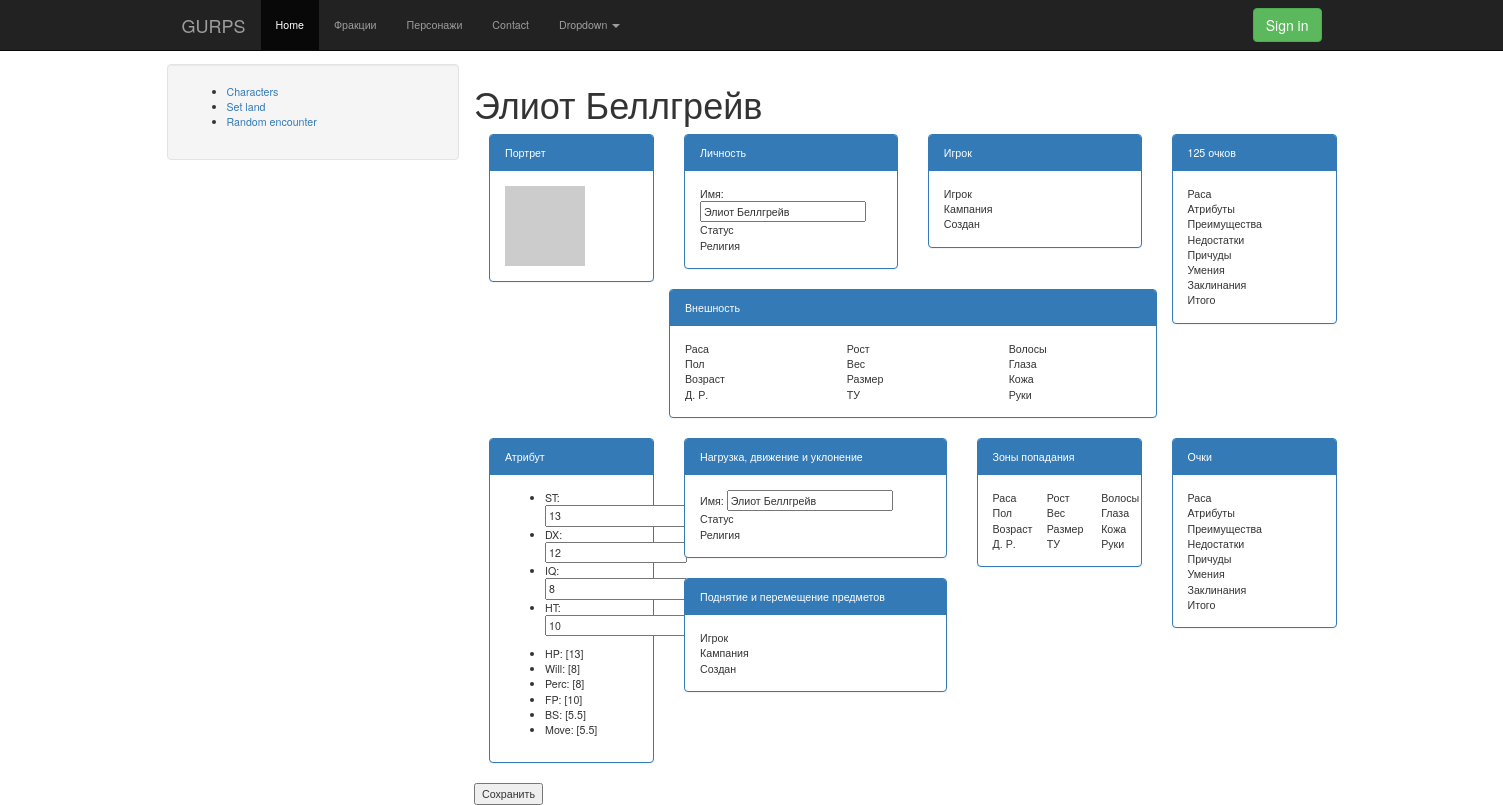
The page /char/id-3 on the database its author committed.
### models/GameCharacter.py (models this page shows, shortened)
class GameCharacter(db.Model):
    id = db.Column(db.Integer, primary_key=True)
    charname = db.Column(db.String, index=True, default="Персонаж")
    description = db.Column(db.Unicode)
    st = db.Column(db.Integer, default=10)
    dx = db.Column(db.Integer, default=10)
    iq = db.Column(db.Integer, default=10)
    ht = db.Column(db.Integer, default=10)
    def calcAttributes(self):
        import attributes
        self.ST = attributes.ST(self.st)
        self.DX = attributes.ST(self.dx)
        self.IQ = attributes.ST(self.iq)
        self.HT = attributes.ST(self.ht)
        self.HP = attributes.HP(self.ST)
        self.Will = attributes.Will(self.IQ)
        self.Perc = attributes.Perc(self.IQ)
        self.FP = attributes.FP(self.HT)
        self.BS = attributes.BS(self.DX, self.HT)
        self.Move = attributes.Move(self.BS)
    def avatar(self, size=32):
        from hashlib import md5
        charname = self.charname
        if charname is None:
            import random
            charname = repr(random.getrandbits(128))
        return "http://www.gravatar.com/avatar/" + md5(charname.encode("utf-8")).hexdigest() + "?d=monsterid&s=" + str(size)

### web/views/char.py (the view)
@app.route("/char/id-<int:char_id>", methods=['GET', 'POST'])
def edit_character(char_id):
    from web.models import GameCharacter
    from web.forms import CharEditForm
    c = GameCharacter.query.get(char_id)
    if c is None:
        return redirect(url_for('character'))
    c.calcAttributes()
    form = CharEditForm()
    if form.validate_on_submit():
        form.save_char(c)
        db.session.add(c)
        db.session.commit()
        flash('Your changes have been saved')
        return redirect(url_for('character'))
    else:
        form.load_char(c)
    return render_template("char_edit.html", c=c, form=form)

### web/forms.py (shortened to what this page needs)
class CharEditForm(FlaskForm):
    charname = TextField('charname', validators = [Required()])
    st = TextField('st', validators = [NumberRange()])
    dx = TextField('dx', validators = [NumberRange()])
    iq = TextField('iq', validators = [NumberRange()])
    ht = TextField('ht', validators = [NumberRange()])
    def load_char(self, c):
        self.charname.data = c.charname
        self.st.data = c.st
        self.dx.data = c.dx
        self.iq.data = c.iq
        self.ht.data = c.ht

### attributes.py (called while the page is built)
    def __repr__(self):
        return "[{}]".format(self.value)

    def getValue(self):
        return self.value

    def getValue(self):
        s = 0
        for i in self.Primaries:
            s += i.value
        return s / 4 + self.modifier

### web/templates/char_edit.html (shortened to what this page needs)
{% extends "base.html" %}
{% block content %}
<h1>{{c.charname}}</h1>
<form action="" method="post" name="edit">
<div class="container">
  <div class="row">
    <div class="col-md-2">
      <div class="panel panel-primary">
        <div class="panel-heading">Портрет</div>
        <div class="panel-body">
          <img src="{{c.avatar(128)}}">
        </div>
      </div>
    </div>
    <div class="col-md-5">
      <div class="row">
        <div class="col-md-6">
          <div class="panel panel-primary">
            <div class="panel-heading">Личность</div>
            <div class="panel-body">
              <div>Имя: {{form.charname(size = 24)}}</div>
              <div>Статус</div>
              <div>Религия</div>
            </div>
          </div>
       </div>
        <div class="col-md-6">
          <div class="panel panel-primary">
            <div class="panel-heading">Игрок</div>
            <div class="panel-body">
              <div>Игрок</div>
              <div>Кампания</div>
              <div>Создан</div>
            </div>
          </div>
        </div>
      </div>
      <div class="row">
        <div class="panel panel-primary">
          <div class="panel-heading">Внешность</div>
          <div class="panel-body">
            <div class="row">
              <div class="col-md-4">
                <div>Раса</div>
                <div>Пол</div>
                <div>Возраст</div>
                <div>Д. Р.</div>
              </div>
              <div class="col-md-4">
                <div>Рост</div>
                <div>Вес</div>
                <div>Размер</div>
                <div>ТУ</div>
              </div>
              <div class="col-md-4">
                <div>Волосы</div>
                <div>Глаза</div>
                <div>Кожа</div>
                <div>Руки</div>
              </div>
            </div>
          </div>
        </div>
      </div>
    </div>
    <div class="col-md-2">
      <div class="panel panel-primary">
        <div class="panel-heading">125 очков</div>
        <div class="panel-body">
          <div>Раса</div>
          <div>Атрибуты</div>
          <div>Преимущества</div>
          <div>Недостатки</div>
          <div>Причуды</div>
          <div>Умения</div>
          <div>Заклинания</div>
          <div>Итого</div>
        </div>
      </div>
    </div>
  </div>
  <div class="row">
    <div class="col-md-2">
      <div class="panel panel-primary">
        <div class="panel-heading">Атрибут</div>
        <div class="panel-body">
  <ul>
    <li>ST: {{form.st}}</li>
    <li>DX: {{form.dx}}</li>
    <li>IQ: {{form.iq}}</li>
    <li>HT: {{form.ht}}</li>
  </ul>
  <ul>
    <li>HP: {{c.HP}}</li>
    <li>Will: {{c.Will}}</li>
    <li>Perc: {{c.Perc}}</li>
    <li>FP: {{c.FP}}</li>
    <li>BS: {{c.BS}}</li>
    <li>Move: {{c.Move}}</li>
  </ul>
        </div>
      </div>
    </div>
    <div class="col-md-3">
      <div class="panel panel-primary">
        <div class="panel-heading">Нагрузка, движение и уклонение</div>
        <div class="panel-body">
          <div>Имя: {{form.charname(size = 24)}}</div>
          <div>Статус</div>
          <div>Религия</div>
        </div>
      </div>
      <div class="panel panel-primary">
        <div class="panel-heading">Поднятие и перемещение предметов</div>
        <div class="panel-body">
          <div>Игрок</div>
          <div>Кампания</div>
          <div>Создан</div>
        </div>
      </div>
    </div>
    <div class="col-md-2">
      <div class="panel panel-primary">
        <div class="panel-heading">Зоны попадания</div>
        <div class="panel-body">
          <div class="row">
            <div class="col-md-4">
              <div>Раса</div>
              <div>Пол</div>
              <div>Возраст</div>
              <div>Д. Р.</div>
            </div>
            <div class="col-md-4">
              <div>Рост</div>
              <div>Вес</div>
              <div>Размер</div>
              <div>ТУ</div>
            </div>
            <div class="col-md-4">
              <div>Волосы</div>
              <div>Глаза</div>
              <div>Кожа</div>
              <div>Руки</div>
            </div>
          </div>
        </div>
      </div>
    </div>
    <div class="col-md-2">
      <div class="panel panel-primary">
        <div class="panel-heading">Очки</div>
        <div class="panel-body">
          <div>Раса</div>
          <div>Атрибуты</div>
          <div>Преимущества</div>
          <div>Недостатки</div>
          <div>Причуды</div>
          <div>Умения</div>
          <div>Заклинания</div>
          <div>Итого</div>
        </div>
      </div>
    </div>
  </div>
</div>
  <div>
    <input type="submit" value="Сохранить">
  </div>
</form>
{% endblock %}

### web/static/css/main.css (style rules this page uses)
body { padding-top: 64px; font-size: 8pt; }

### rows shown on the page
GameCharacter: charname "Элиот Беллгрейв", st "13", dx "12", iq "8", ht "10"

### other values the page prints
{{ c.HP }} "[13]"
{{ c.Will }} "[8]"
{{ c.Perc }} "[8]"
{{ c.FP }} "[10]"
{{ c.BS }} "[5.5]"
{{ c.Move }} "[5.5]"
